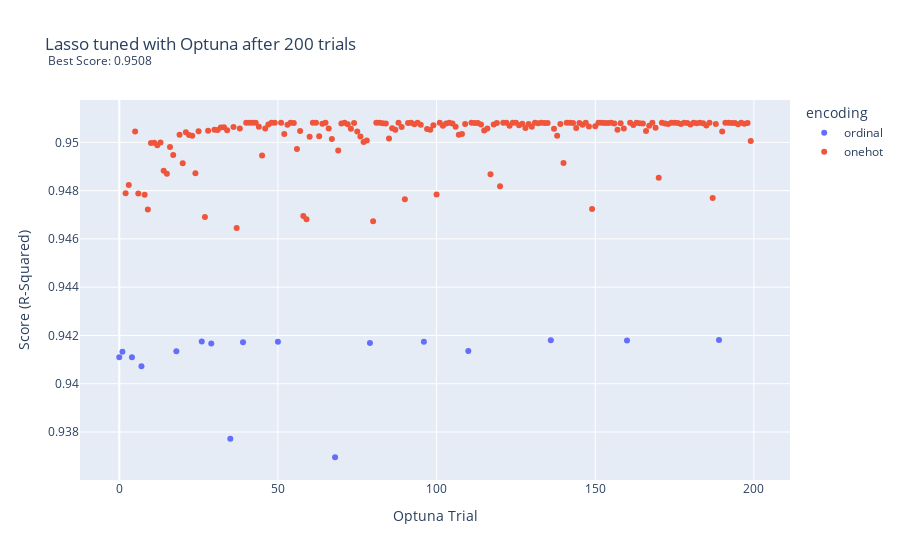

Source (notebook cell):
### Code cell
fig = px.scatter(optuna_lasso,
                 x="Trial", 
                 y="Score", 
                 hover_data=['Parameters'],
                 color = 'encoding',
                labels = {'Trial': 'Optuna Trial', 'Score': 'Score (R-Squared)'},
                title = 'Lasso tuned with Optuna after 200 trials  <br><sup> Best Score: 0.9508</sup>')

fig.update_layout(
    hoverlabel=dict(
        bgcolor="white",
        font_size=8,
        font_family="Rockwell"
    )
)

fig.show()

# fig.write_image("images/optuna_lasso.png")

### Figure 1 — Plotly figure (JSON) as saved in the notebook; plotly's stock layout.template omitted (floating-point values rounded to 4 significant figures; data arrays with more than 128 entries replaced by an {"elided": "..."} marker saying what was removed)
{"data": [{"customdata": [[[["scaling_method", "minmax"], ["encoding_method", "ordinal"], ["alpha", 1.7e-05]]], [[["scaling_method", "standard"], ["encoding_method", "ordinal"], ["alpha", 0.000379]]], [[["scaling_method", "maxabs"], ["encoding_method", "ordinal"], ["alpha", 1.057e-05]]], [[["scaling_method", "maxabs"], ["encoding_method", "ordinal"], ["alpha", 6.479e-05]]], [[["scaling_method", "standard"], ["encoding_method", "ordinal"], ["alpha", 0.0002486]]], [[["scaling_method", "minmax"], ["encoding_method", "ordinal"], ["alpha", 0.0002351]]], [[["scaling_method", "minmax"], ["encoding_method", "ordinal"], ["alpha", 7.543e-05]]], [[["scaling_method", "maxabs"], ["encoding_method", "ordinal"], ["alpha", 0.0002645]]], [[["scaling_method", "robust"], ["encoding_method", "ordinal"], ["alpha", 0.0002326]]], [[["scaling_method", "robust"], ["encoding_method", "ordinal"], ["alpha", 0.0002963]]], [[["scaling_method", "maxabs"], ["encoding_method", "ordinal"], ["alpha", 0.0004404]]], [[["scaling_method", "robust"], ["encoding_method", "ordinal"], ["alpha", 0.0001836]]], [[["scaling_method", "robust"], ["encoding_method", "ordinal"], ["alpha", 0.0002863]]], [[["scaling_method", "standard"], ["encoding_method", "ordinal"], ["alpha", 0.0002254]]], [[["scaling_method", "robust"], ["encoding_method", "ordinal"], ["alpha", 0.0004097]]], [[["scaling_method", "robust"], ["encoding_method", "ordinal"], ["alpha", 0.0004036]]], [[["scaling_method", "robust"], ["encoding_method", "ordinal"], ["alpha", 0.0004413]]]], "hovertemplate": "encoding=ordinal<br>Optuna Trial=%{x}<br>Score (R-Squared)=%{y}<br>Parameters=%{customdata[0]}<extra></extra>", "legendgroup": "ordinal", "marker": {"color": "#636efa", "symbol": "circle"}, "mode": "markers", "name": "ordinal", "orientation": "v", "showlegend": true, "type": "scatter", "x": [0, 1, 4, 7, 18, 26, 29, 35, 39, 50, 68, 79, 96, 110, 136, 160, 189], "xaxis": "x", "y": [0.9411, 0.9413, 0.9411, 0.9407, 0.9413, 0.9417, 0.9417, 0.9377, 0.9417, 0.9417, 0.937, 0.9417, 0.9417, 0.9414, 0.9418, 0.9418, 0.9418], "yaxis": "y"}, {"customdata": {"elided": "183x1x4x2 mixed values"}, "hovertemplate": "encoding=onehot<br>Optuna Trial=%{x}<br>Score (R-Squared)=%{y}<br>Parameters=%{customdata[0]}<extra></extra>", "legendgroup": "onehot", "marker": {"color": "#EF553B", "symbol": "circle"}, "mode": "markers", "name": "onehot", "orientation": "v", "showlegend": true, "type": "scatter", "x": {"elided": "183 int values"}, "xaxis": "x", "y": {"elided": "183 float values"}, "yaxis": "y"}], "layout": {"hoverlabel": {"bgcolor": "white", "font": {"family": "Rockwell", "size": 8}}, "legend": {"title": {"text": "encoding"}, "tracegroupgap": 0}, "title": {"text": "Lasso tuned with Optuna after 200 trials  <br><sup> Best Score: 0.9508</sup>"}, "xaxis": {"anchor": "y", "domain": [0, 1], "title": {"text": "Optuna Trial"}}, "yaxis": {"anchor": "x", "domain": [0, 1], "title": {"text": "Score (R-Squared)"}}}}
